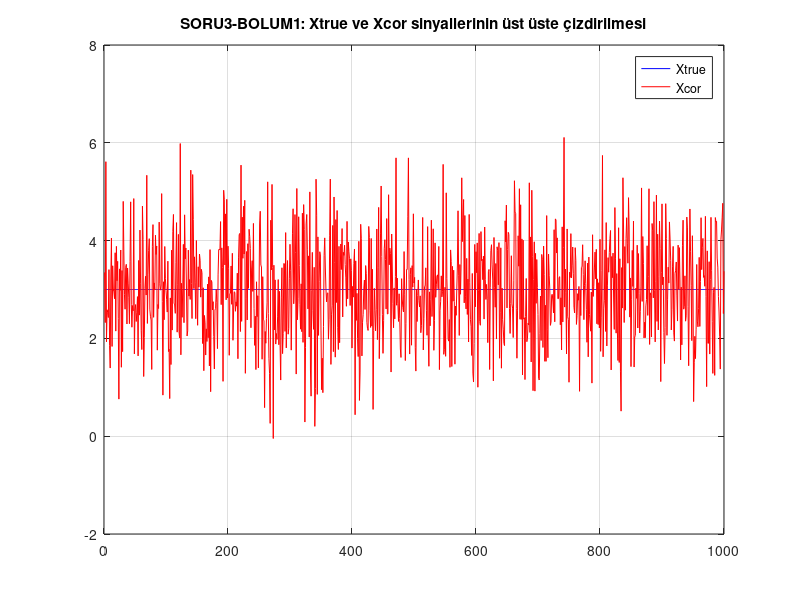
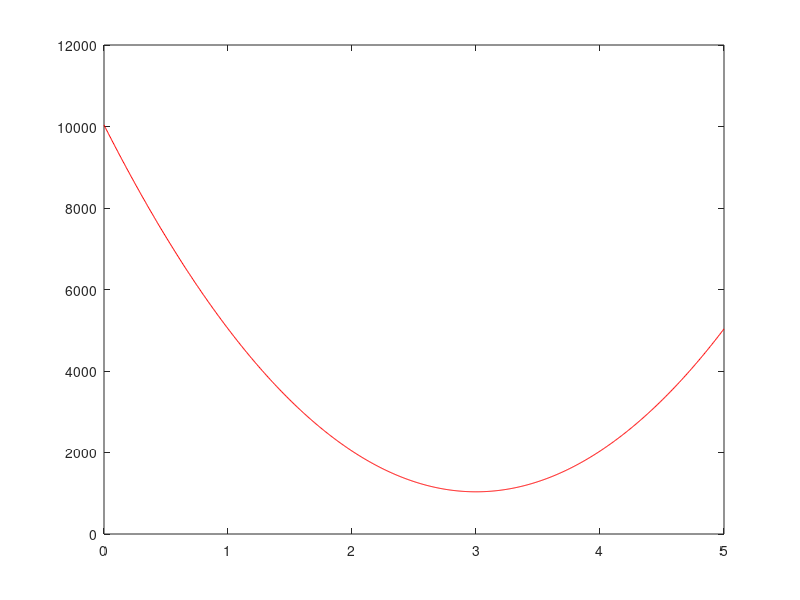

These figures' MATLAB source, in order: (Note: this script raises an error after producing the figures.)
%ELE515 ÖDEV2 Doruk Bilgi 221211041
close all;
clear all;
clc;
%SORU3-BOLUM1
x_true = linspace(3,3,1000);%1000 elemanlı her elemanı 3 olan x_true vektörünün oluşturulması.
v = randn(1,1000);%randn fonksiyonu kullanılarak aynı boyutta bir v vektörünün üretilmesi.
%"v" vektörü için "mean" ve "var" fonksiyonlarının kontrol edilmesi.
mean_v = mean(v);%ortalama 0'a yakın.
var_v = var(v);%varyans 1'e yakın.
x_cor = x_true + v;%x_cor sinyalinin elde edilmesi.
t=1:1:1000;%x-ekseninin oluşturulması.
plot(t,x_true,'blue');%x_true'nun t eksenine karşılık çizdirilmesi.
hold on;%x_true ve x_cor'un üst üste çizdirilmesi.
plot(t,x_cor,'red');%x_cor'un t eksenine karşılık çizdirilmesi.
legend('Xtrue','Xcor');%eğrilerin isimlendirilmesi.
title('SORU3-BOLUM1: Xtrue ve Xcor sinyallerinin üst üste çizdirilmesi')%Grafiğin isimlendirilmesi.
grid;

%SORU3-BOLUM2
%Optimizasyonun manuel olarak yapılması.
tvec = linspace(0,5,1000);%[0,5] aralığında 1000 değerden oluşan "tvec" oluşturulması.
%Üretilen "tvec" vektörünün her bir elemanı için c(t) vektörünün oluşturulması.
c=linspace(0,0,1000);%1000 elemanlı boş bir c vektörü oluştur.
for t=1:1000%"tvec" vektörünün her bir elemanı için toplam.
    for k=1:1000%toplam sembolündeki "k" için for döngüsü.
        c(t)=c(t)+(tvec(t)-x_cor(k)).^2;%Toplamın hesaplanması.
    end
end
figure;%Manuel olarak yapılan optimizasyonun çizdirilmesi.
plot(tvec,c,'red');%[0,5] aralığında C(t)'nin grafiğinin çizilmesi.
hold on;%c(t) minimum noktasının aynı grafik üzerine işaretlenmesi.
min_c = islocalmin(c);%c(t) minimum noktasının koordinatlarının bulunması ve min_c değerine bu değerin kaydedilmesi.
plot(tvec(min_c),c(min_c),'*b');%C(t) fonksiyonunun minimum noktasının mavi ile işaretlenmesi.
legend('c(t)','min(C)');%Eğrilerin ve minimum noktanın isimlendirilmesi.
title('SORU3-BOLUM2: [0,5] aralığında c(t) fonksiyonunun çizdirilmesi');%İlgili başlığın grafiğe eklenmesi.
grid;

%"fminunc" fonksiyonu ile optimizasyonun yapılması.
% x_true = linspace(3,3,1000);
% v = randn(1,1000);
% x_cor = x_true + v;
% n1 = 1000;
% t0 = linspace(0,5,1000);
% options = optimoptions('fminunc','Display','iter','Algorithm','trust-region','OptimalityTolerance',6000,'MaxFunctionEvaluations',1e7,'SpecifyObjectiveGradient',true,'HessianFcn','objective');
% [xfinal,fval,exitflag] = fminunc(@(t)(seritoplami01(t,n1,x_cor)),t0,options);
% x_true=[6*ones(1,200),-4*ones(1,200),10*ones(1,200),-2*ones(1,200),8*ones(1,200)];
options = optimoptions(@fminunc,'Algorithm','quasi-newton','OptimalityTolerance',1e-10,'MaxFunctionEvaluations',1e7,'Display','iter');%fminunc fonksiyonu için options argümanının oluşturulması.
t=1:1000;%x-ekseninin oluşturulması.
t0=linspace(0,0,1000);%fminunc fonksiyonuna argüman olarak verilecek ilk değer vektörü.
fun1 = @(t) ((sum(t(1:1000)-x_cor(1:1000)).^2));%SORU3-BOLUM2 optimizasyon probleminin oluşturulması.
[xfinal1,fval1,exitflag1] = fminunc(fun1,t0,options);%optimizasyon problemi çözdürülerek tahmin sinyalinin bulunması.
figure;
plot(t,x_true,'.b');%xtrue sinyalinin mavi nokta ile çizdirilmesi.
hold on;
plot(t,xfinal1,'.r');%tahmin sinyalinin kırmızı nokta ile çizdirilmesi.
hold on;
plot(t,x_cor,'.y');%xcor sinyalinin sarı nokta ile çizdirilmesi.
legend('Xtrue','Xfinal','Xcorr');%sinyallerin isimlendirilmesi.
title('SORU3-BOLUM2: [0,1000] aralığında Xtrue, Xhat, Xcorr sinyallerinin çizdirilmesi ');%İlgili başlığın grafiğe eklenmesi.

%SORU3-BOLUM3
% x_true=[6*ones(1,200),-4*ones(1,200),10*ones(1,200),-2*ones(1,200),8*ones(1,200)];%(piecewise constant) Xtrue vektörünün oluşturulması.
% v = randn(1,1000);%"randn" fonksiyonu kullanılarak Bölüm-1'deki v vektörünün üretilmesi.
% x_cor = x_true + v;%Bölüm 3 için "x_cor" sinyalinin elde edilmesi.
% n1=1000;
% xhat0 = linspace(0,5,1000);
% options = optimoptions('fminunc','Display','iter','Algorithm','trust-region','OptimalityTolerance',1e-10,'MaxFunctionEvaluations',1e7,'SpecifyObjectiveGradient',true,'HessianFcn','objective');
% [xfinal2,fval2,exitflag2] = fminunc(@(x_hat)(seritoplami02(x_hat,n1,x_cor)),xhat0,options);%"xhat" sinyalinin elde edilmesi.
% figure;
% plot(xhat0,x_true,'.b');
% hold on;
% plot(xhat0,xfinal2,'.r');
% hold on;
% plot(xhat0,x_cor,'.y');
% legend('Xtrue','Xhat','Xcorr');
% title('SORU3-BOLUM3: [0,1000] aralığında Xtrue, Xhat, Xcorr sinyallerinin çizdirilmesi');
x_true=[6*ones(1,200),-4*ones(1,200),10*ones(1,200),-2*ones(1,200),8*ones(1,200)];%SORU3-BOLUM3 xtrue sinyalinin oluşturulması.
v = randn(1,1000);%v vektörünün oluşturulması.
x_cor = x_true + v;%xcor vektörünün oluşturulması.
options = optimoptions(@fminunc,'Algorithm','quasi-newton','OptimalityTolerance',1e-9,'MaxFunctionEvaluations',1e7,'Display','iter');%fminunc fonksiyonu için options argümanının oluşturulması.
t=1:1000;%x-ekseninin oluşturulması.
xhat0=linspace(0,0,1000);%fminunc fonksiyonuna argüman olarak verilecek ilk değer vektörü.
fun3 = @(xhat) (sum((xhat(1:1000)-x_cor(1:1000)).^2)+sum(norm(diff(xhat(1:1000)),1)).^2);%fun3 fonksiyonunun oluşturulması(.^2) norm(,1) olarak girilmeli.
[xfinal2,fval2,exitflag2] = fminunc(fun3,xhat0,options);%optimizasyon problemi çözdürülerek tahmin sinyalinin bulunması.
figure;
plot(t,x_true,'.b');%xtrue sinyalinin mavi nokta ile çizdirilmesi.
hold on;
plot(t,xfinal2,'.r');%tahmin sinyalinin kırmızı nokta ile çizdirilmesi.
hold on;
plot(t,x_cor,'.y');%xcor sinyalinin sarı nokta ile çizdirilmesi.
legend('Xtrue','Xfinal','Xcorr');%Sinyallerin isimlendirilmesi.
title('SORU3-BOLUM3: [0,1000] aralığında Xtrue, Xhat, Xcorr sinyallerinin çizdirilmesi');%İlgili başlığın grafiğe eklenmesi.

%SORU3-BOLUM4
%Bölüm3'teki optimizasyonun "ischange" komutu ile yapılamsı.
[xhat,S1,S2] = ischange(x_cor,'linear','Threshold',200);
xhat_segline = S1.*(1:1000) + S2;
figure;
plot(1:1000,x_true,'.b',1:1000,xhat_segline,'.r',1:1000,x_cor,'.y');
legend('Xtrue','Xhat','Xcorr');
title('SORU3-BOLUM4: Xtrue, Xhat, Xcorr sinyallerinin çizdirilmesi (ischange)');

%BÖLÜM2 "fminunc" fonksiyonu otomatik kullanım.
% function [c,g,H]=seritoplami01(t,n1,x_cor)
% c=0;
% for i=1:n1
%  for k=1:1000
%   c = c + (t(i)-x_cor(k)).^2;
%  end
% end
% if nargout > 1 % gradient required
% g=linspace(0,0,1000);  
% for l=1:n1
%     for m=1:1000
%     g(l) = g(l) +(-2.*(t(l)-x_cor(m)));
%     end
% end
% if nargout > 2 % Hessian required
% H=zeros(1000,1000);
% for n=1:1000
%     H(n,n) = 2000;  
% end
% end
% end
% end

%BÖLÜM3 "xhat" için "fminunc" fonksiyonu otomatik kullanım.
% function [c,g,H]=seritoplami02(x_hat,n2,x_cor)
% a=0;
% b=0;
% for k=1:n2
%   a = a + (x_hat(k)-x_cor(k)).^2;
% end
% for i=1:n2-1
%   b = b + norm(x_hat(i+1)-x_hat(i));
% end
% c = a + b.^2;
% if nargout > 1 % gradient required
% g=linspace(0,0,1000);  
% for l=1:n2
%     for m=1:1000
%     g(l) = g(l) +(-2.*(x_hat(l)-x_cor(m)));
%     end
% end
% end
% if nargout > 2 % Hessian required
% H=zeros(1000,1000);
% for n=1:1000
%     H(n,n) = 2000;  
% end
% end
% end
